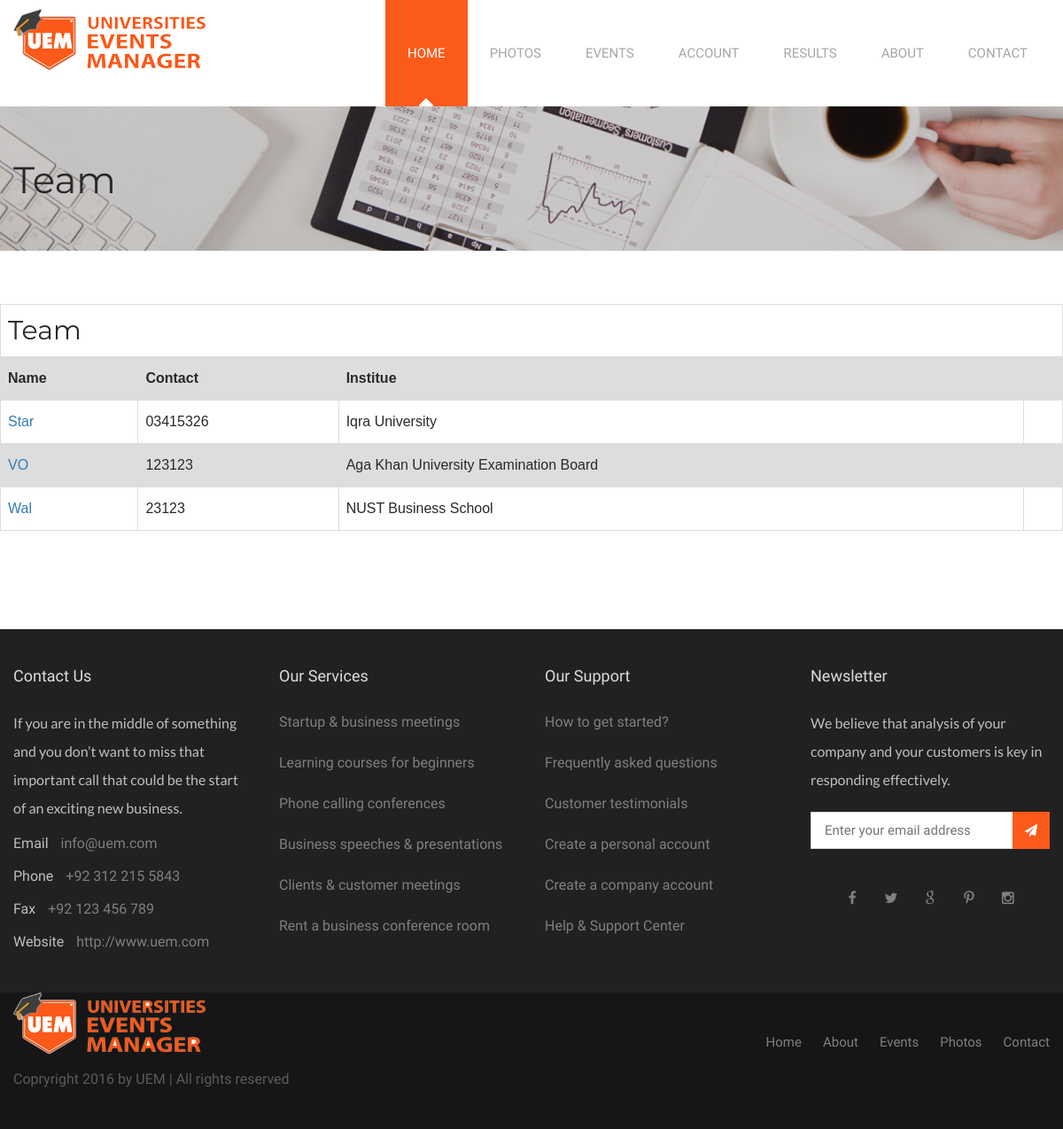
Page /all_teams.php?e_id=6 on the committed database.
### tables this page shows
CREATE TABLE IF NOT EXISTS `team` (
  `t_id` int(11) NOT NULL AUTO_INCREMENT,
  `t_name` text NOT NULL,
  `uni_id` int(11) NOT NULL,
  `t_contact` text NOT NULL,
  `t_fee` int(11) NOT NULL,
  `u_id` int(11) NOT NULL,
  `e_id` int(11) NOT NULL,
  `entry_datetime` date NOT NULL,
  `position` int(11) NOT NULL,
  PRIMARY KEY (`t_id`)
);

CREATE TABLE IF NOT EXISTS `universities` (
  `title` text NOT NULL,
  `uni_id` int(11) NOT NULL AUTO_INCREMENT,
  PRIMARY KEY (`uni_id`)
);

### functions.php (called while the page is built, shortened)
<?php
function get_title($mode,$text){
switch($mode)
{
case uni_id:   $sql2 = "select title title from universities where uni_id ='$text'"; break;
}
$result = mysql_query($sql2);
$rows = mysql_fetch_assoc($result);
$title	= $rows["title"];
return $title;
}
?>

### all_teams.php (the view, shortened to what this page needs)
<?php include_once('conn/db.php');
include_once("functions.php");
if(isset($_GET["e_id"]))
{
	$e_ids = $_GET["e_id"];
}
?>
<!DOCTYPE html>
<html>
<head>
<?php include("headcss.php"); ?>
</head>
<body>
<div class="page-wrapper">
   <?php include("header.php"); ?>
    <section class="page-banner" style="background-image:url(images/background/page-banner.jpg);">
    	<div class="auto-container">
        	<h1>Team</h1>
        </div>
    </section>
    <section class="contact-section">
    	<div class="auto-container">
            <div class="row clearfix">
				<table style="margin-bottom:50px;">
						<tr>
						<th colspan="4"> <h2> Team </h2> </th>
						</tr>
						<tr>
						<th> Name </th>
						<th> Contact </th>
						<th> Institue</th>
						<th> </th>
						</tr>
						<?php
						$qry = "SELECT * FROM team where e_id = '".$e_ids."'";
		$results = mysql_query($qry);
		while($rows = mysql_fetch_assoc($results))
		{
			$t_id 			= $rows["t_id"];
			$uni_id			= $rows["uni_id"];
			$t_name			= $rows["t_name"];
			$t_contact		= $rows["t_contact"];
			?>
						<tr>
						<td> <a href="view_team.php?e_id=<?php echo $e_ids ?>&t_id=<?php echo $t_id; ?>"><?php echo $t_name; ?></a></td>
						<td> <?php echo $t_contact; ?> </td>
						<td> <?php echo get_title(uni_id,$uni_id); ?> </td>
						<td> </td>
						</tr>
		<?php } ?>
				</table>
				<div class="col-md-9 col-sm-12 col-xs-12 contact-form wow fadeInUp" data-wow-delay="200ms" data-wow-duration="1500ms">
                    </div>
                </div>
            </div>
    </section>
    <?php include("footer.php"); ?>
</div>
</body>
</html>

### css/style.css (style rules this page uses)
* { margin:0px; padding:0px; border:none; outline:none; }
body { font-family: 'Droid Sans', sans-serif; font-size:16px; color:#292929; line-height:2em; font-weight:400; background:#ffffff; }
a { text-decoration:none; cursor:pointer; }
h1,h2,h3,h4,h5,h6 { position:relative; font-family: 'Montserrat', sans-serif; font-weight:normal; margin:0px; background:none; line-height:1.4em; }
.auto-container { position:static; max-width:1200px; padding:0px 15px; margin:0 auto; }
.page-wrapper { position:relative; margin:0 auto; width:100%; min-width:300px; min-height:400px; overflow:hidden; }
.page-banner { position:relative; padding:50px 0px; background-size:cover; background-position:center top; background-repeat:no-repeat; }
.page-banner h1 { position:relative; top:2px; font-size:42px; color:#292929; line-height:1.5em; }
.contact-section { position:relative; padding:60px 0px; background:#ffffff; }
.contact-section .contact-form { position:relative; }
table { font-family: arial, sans-serif; border-collapse: collapse; width: 100%; }
td, th { border: 1px solid #dddddd; text-align: left; padding: 8px; }
tr:nth-child(even) { background-color: #dddddd; }

### all_teams.php (style rules this page uses)
table { font-family: arial, sans-serif; border-collapse: collapse; width: 100%; }
td, th { border: 1px solid #dddddd; text-align: left; padding: 8px; }
tr:nth-child(even) { background-color: #dddddd; }

### rows in the picture
team: t_name "Star", t_contact "03415326", uni.title "Iqra University"
team: t_name "VO", t_contact "123123", uni.title "Aga Khan University Examination Board"
team: t_name "Wal", t_contact "23123", uni.title "NUST Business School"
